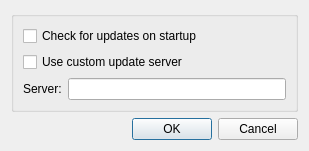
<?xml version="1.0" encoding="UTF-8"?>
<ui version="4.0">
 <class>UpdateSettingsDialog</class>
 <widget class="QDialog" name="UpdateSettingsDialog">
  <property name="geometry">
   <rect>
    <x>0</x>
    <y>0</y>
    <width>309</width>
    <height>150</height>
   </rect>
  </property>
  <property name="windowTitle">
   <string>Update Settings</string>
  </property>
  <layout class="QVBoxLayout" name="verticalLayout_2">
   <item>
    <widget class="QGroupBox" name="groupBox">
     <property name="title">
      <string/>
     </property>
     <layout class="QVBoxLayout" name="verticalLayout">
      <item>
       <widget class="QCheckBox" name="checkbox_check_updates">
        <property name="text">
         <string>Check for updates on startup</string>
        </property>
       </widget>
      </item>
      <item>
       <widget class="QCheckBox" name="checkbox_custom_server">
        <property name="text">
         <string>Use custom update server</string>
        </property>
       </widget>
      </item>
      <item>
       <layout class="QHBoxLayout" name="horizontalLayout">
        <item>
         <widget class="QLabel" name="label">
          <property name="text">
           <string>Server:</string>
          </property>
         </widget>
        </item>
        <item>
         <widget class="QLineEdit" name="edit_server"/>
        </item>
       </layout>
      </item>
      <item>
       <spacer name="verticalSpacer">
        <property name="orientation">
         <enum>Qt::Orientation::Vertical</enum>
        </property>
        <property name="sizeHint" stdset="0">
         <size>
          <width>20</width>
          <height>0</height>
         </size>
        </property>
       </spacer>
      </item>
     </layout>
    </widget>
   </item>
   <item>
    <widget class="common::DialogButtonBox" name="button_box">
     <property name="standardButtons">
      <set>QDialogButtonBox::StandardButton::Cancel|QDialogButtonBox::StandardButton::Ok</set>
     </property>
    </widget>
   </item>
  </layout>
 </widget>
 <customwidgets>
  <customwidget>
   <class>common::DialogButtonBox</class>
   <extends>QDialogButtonBox</extends>
   <header>common/ui/dialog_button_box.h</header>
  </customwidget>
 </customwidgets>
 <resources/>
 <connections/>
</ui>
